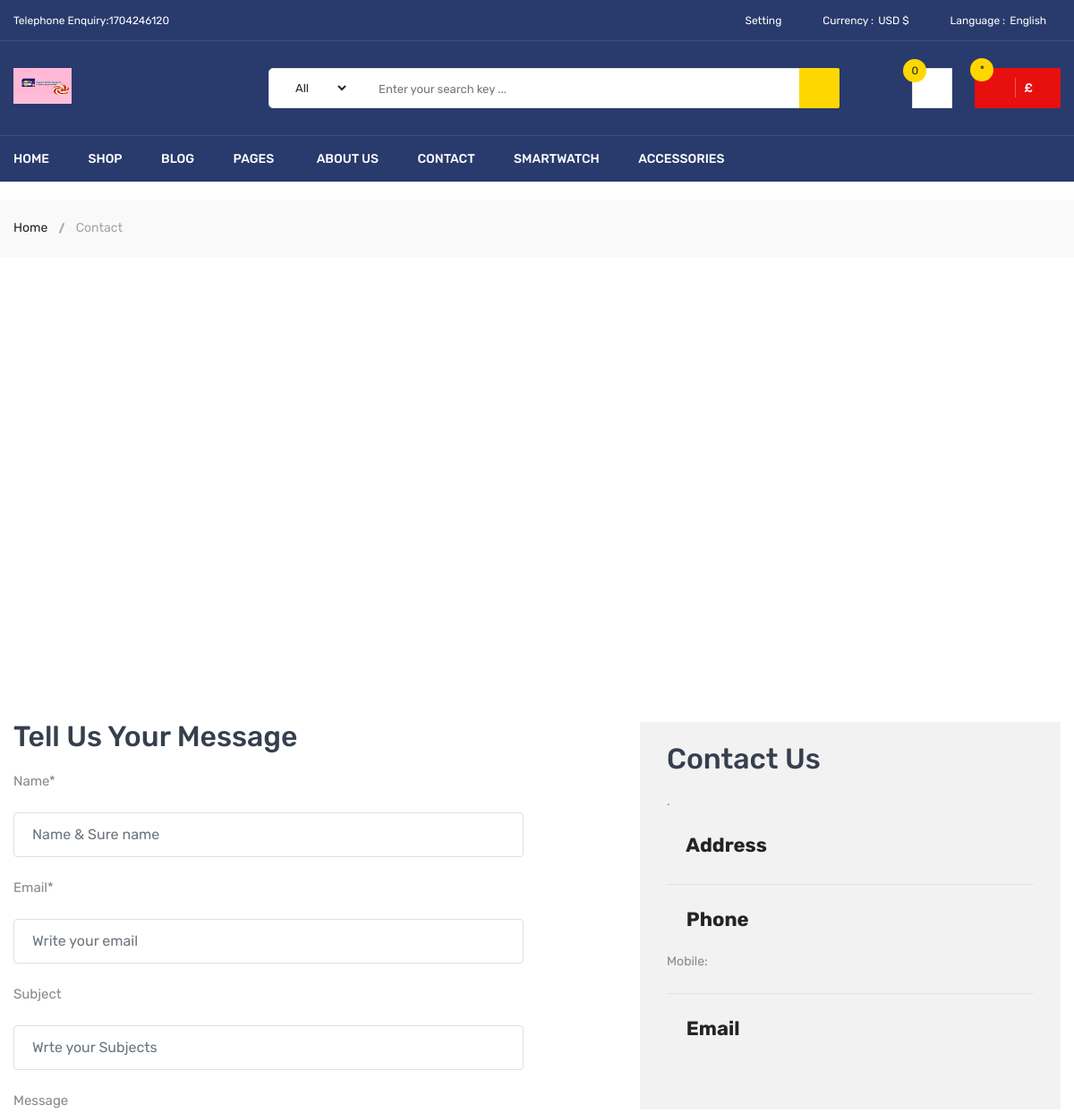
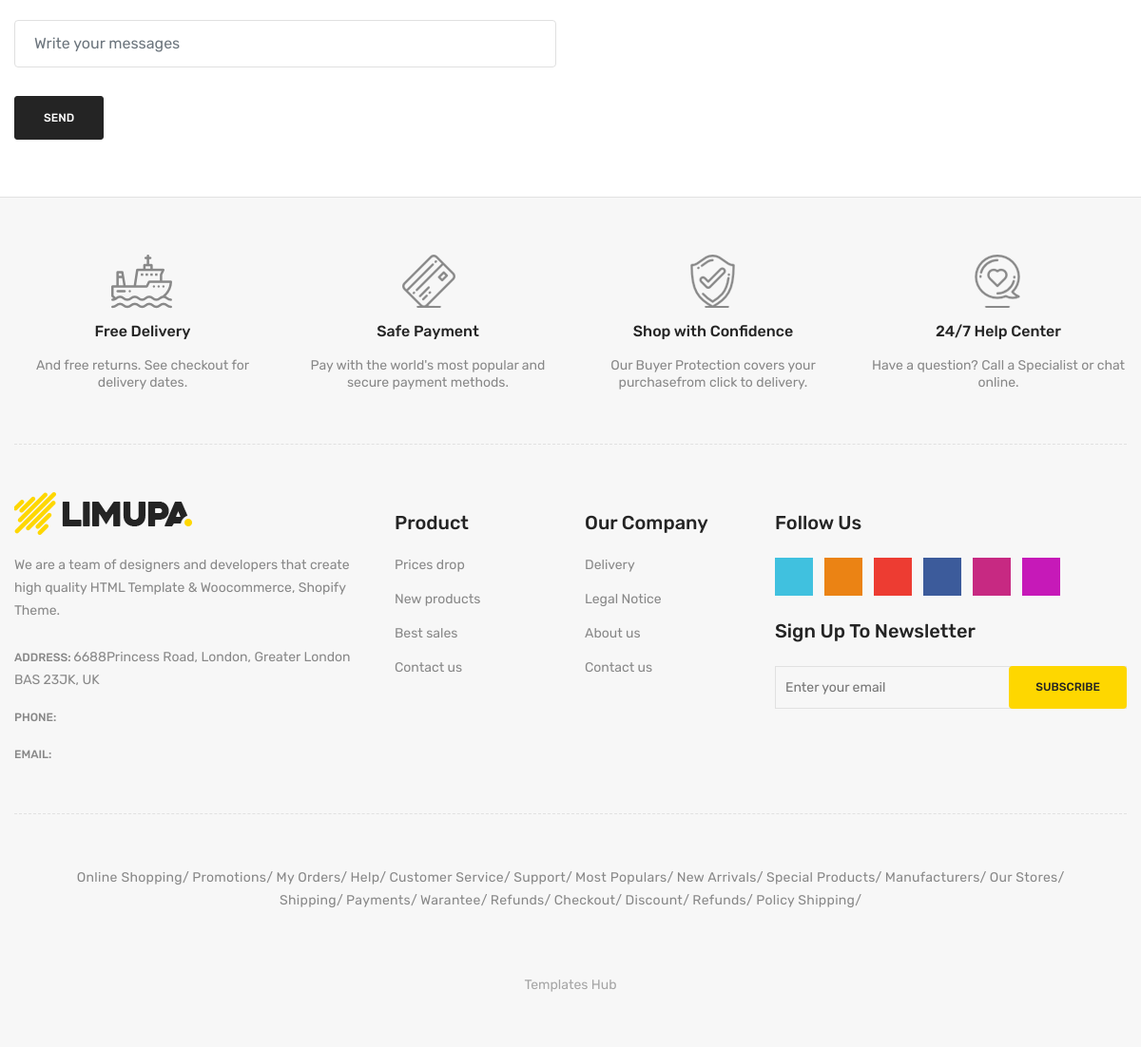
Page /contact/ on the committed database (2 pictures, top to bottom).
### EcomApp/models.py (models this page shows, shortened)
class Setting(models.Model):
    STATUS = (
        ('True', 'True'),
        ('False', 'False'),
    )
    title = models.CharField(max_length=200)
    keyword = models.CharField(max_length=200)
    description = models.TextField()
    address = models.CharField(max_length=200)
    phone = models.IntegerField()
    fax = models.CharField(blank=True, max_length=50)
    email = models.EmailField(blank=True, null=True, max_length=50)
    smptserver = models.CharField(max_length=100)
    smtpemail = models.EmailField(blank=True, null=True, max_length=50)
    smptpassword = models.CharField(blank=True, max_length=50)
    smptport = models.CharField(blank=True, max_length=100)
    icon = models.ImageField(blank=True, null=True, upload_to='icon/')
    facebook = models.CharField(blank=True, max_length=100)
    instagram = models.CharField(blank=True, max_length=100)
    address = models.TextField()
    contact = models.TextField()
    reference = models.TextField()
    status = models.CharField(max_length=50, choices=STATUS)
    created_at = models.DateTimeField(auto_now_add=True)
    updated_at = models.DateTimeField(auto_now=True)

### EcomApp/views.py (the view, shortened to what this page needs)
# urls.py: path('contact/', contact, name='contact_dat'),
def contact(request):
    form = ContactForm
    context = {
        'form': form,
    }
    return render(request, 'contact_form.html', context)

### EcomApp/templatetags/ecomtag.py (called while the page is built)
@register.simple_tag
def ecom_cat():
    return Category.objects.all()

@register.simple_tag
def ecom_set():
    return Setting.objects.get(id=1)

### EcomApp/templates/contact_form.html (shortened to what this page needs)
      {%extends 'index.html'%}
{%load static%}
{% load crispy_forms_tags %}
            {% block header %}
                {% include "header.html" %}
            {% endblock header %}
             {% block another_content %}
    <div class="breadcrumb-area">
                <div class="container">
                    <div class="breadcrumb-content">
                        <ul>
                            <li><a href="index.html">Home</a></li>
                            <li class="active">Contact</li>
                        </ul>
                    </div>
                </div>
            </div>
            <div class="contact-main-page mt-60 mb-40 mb-md-40 mb-sm-40 mb-xs-40">
                <div class="container mb-60">
                    <div id="google-map"></div>
                </div>
                <div class="container">
                    <div class="row">
                        <div class="col-lg-5 offset-lg-1 col-md-12 order-1 order-lg-2">
                            <div class="contact-page-side-content">
                                <h3 class="contact-page-title">Contact Us</h3>
                                <p class="contact-page-message mb-25">
                                    {{setting.description}}.</p>
                                <div class="single-contact-block">
                                    <h4><i class="fa fa-fax"></i> Address</h4>
                                </div>
                                <div class="single-contact-block">
                                    <h4><i class="fa fa-phone"></i> Phone</h4>
                                    <p>Mobile: {{setting.phone}}</p>
                                </div>
                                <div class="single-contact-block last-child">
                                    <h4><i class="fa fa-envelope-o"></i> Email</h4>
                                </div>
                            </div>
                        </div>
                        <div class="col-lg-6 col-md-12 order-2 order-lg-1">
                            <div class="contact-form-content pt-sm-55 pt-xs-55">
                                <h3 class="contact-page-title">Tell Us Your Message</h3>
                                <div class="contact-form">
                                    <form  id="contact-form" action="{%url 'contact_dat'%}" method="post">
                                        <div class="form-group">
                                          {{form.name|as_crispy_field}}
                                        </div>
                                        <div class="form-group">
                                         {{form.email|as_crispy_field}}
                                        </div>
                                        <div class="form-group">
                                           {{form.subject|as_crispy_field}}
                                        </div>
                                        <div class="form-group mb-30">
                                           {{form.message|as_crispy_field}}
                                        </div>
                                        <div class="form-group">
                                            <button type="submit" value="submit" id="submit" class="li-btn-3" name="submit">send</button>
                                        </div>
                                    </form>
                                </div>
                            </div>
                        </div>
                    </div>
                </div>
            </div>
              {% endblock another_content %}
                    {% block footer %}
            {% include "footer.html" %}
            {% endblock footer %}

### EcomApp/templates/header.html (shortened to what this page needs)
{%load static%}
{% load ecomtag %}
{%ecom_set as setting%}
<header class="li-header-4">
    <div class="header-top">
        <div class="container">
            <div class="row">
                <div class="col-lg-3 col-md-4">
                    <div class="header-top-left">
                        <ul class="phone-wrap">
                            <li><span>Telephone Enquiry:</span><a href="#">{{setting.phone}}</a></li>
                        </ul>
                    </div>
                </div>
                <div class="col-lg-9 col-md-8">
                    <div class="header-top-right">
                        <ul class="ht-menu">
                            <li>
                                <div class="ht-setting-trigger"><span>Setting</span></div>
                            </li>
                            <li>
                                <span class="currency-selector-wrapper">Currency :</span>
                                <div class="ht-currency-trigger"><span>USD $</span></div>
                            </li>
                            <li>
                                <span class="language-selector-wrapper">Language :</span>
                                <div class="ht-language-trigger"><span>English</span></div>
                            </li>
                        </ul>
                    </div>
                </div>
            </div>
        </div>
    </div>
    <div class="header-middle pl-sm-0 pr-sm-0 pl-xs-0 pr-xs-0">
        <div class="container">
            <div class="row">
                <div class="col-lg-3">
                    <div class="logo pb-sm-30 pb-xs-30">
                        <a href="{%url 'home'%}">
                            <img src="{{setting.icon.url}}" style="height: 40px;width: 65px" alt="">
                        </a>
                    </div>
                </div>
                <div class="col-lg-9 pl-0 ml-sm-15 ml-xs-15">
                    <form action="{%url 'SearchView'%}" class="hm-searchbox" method="post">
                        <select name="cat_id" class="nice-select select-search-category">
                            <option value="0">All</option>
                            {% load mptt_tags %}
                        </select>
                        <input type="text" placeholder="Enter your search key ..." id="query" name="query">
                        <button class="li-btn" type="submit"><i class="fa fa-search"></i></button>
                    </form>
                    <div class="header-middle-right">
                        <ul class="hm-menu">
                            <li class="hm-wishlist">
                                <a href="wishlist.html">
                                    <span class="cart-item-count wishlist-item-count">0</span>
                                    <i class="fa fa-heart-o"></i>
                                </a>
                            </li>
                            <li class="hm-minicart">
                                <div class="hm-minicart-trigger">
                                    <span class="item-text">£{{total_amount}}
                                        <span class="cart-item-count">*{{total_quan}}</span>
                                    </span>
                                </div>
                            </li>
                        </ul>
                    </div>
                </div>
            </div>
        </div>
    </div>
    <div class="header-bottom header-sticky d-none d-lg-block d-xl-block">
        <div class="container">
            <div class="row">
                <div class="col-lg-12">
                    <div class="hb-menu">
                        <nav>
                            <ul>
                                <li><a href="{%url 'home'%}">Home</a>
                                </li>
                                <li class="megamenu-holder"><a href="shop-left-sidebar.html">Shop</a>
                                </li>
                                <li class="dropdown-holder"><a href="blog-left-sidebar.html">Blog</a>
                                </li>
                                <li class="megamenu-static-holder"><a href="index.html">Pages</a>
                                </li>
                                <li><a href="{%url 'about'%}">About Us</a></li>
                                <li><a href="{%url 'contact_dat'%}">Contact</a></li>
                                <li><a href="shop-left-sidebar.html">Smartwatch</a></li>
                                <li><a href="shop-left-sidebar.html">Accessories</a></li>
                            </ul>
                        </nav>
                    </div>
                </div>
            </div>
        </div>
    </div>
</header>

### static/css/responsive.css (style rules this page uses)
@media (min-width: 1200px) and (max-width: 1500px) { .container { max-width: 1170px; padding-left: 0; padding-right: 0; } }

### rows in the picture
Setting: phone "1704246120", icon (picture)
